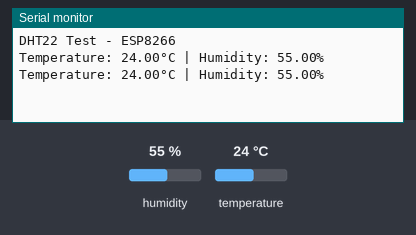
A sketch run on a simulated Arduino Uno, built with avr-gcc and run on an emulated ATmega328P. On the bench: the last lines printed to the serial monitor. The test bench sets the inputs (shaded band); at power-on: humidity 55 %, temperature 24 °C.

Above: at 2.8 s.
2.9 s: humidity set to 22 %
At 5.2 s:
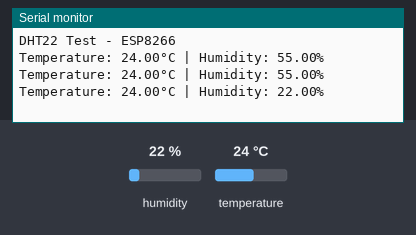
5.6 s: temperature set to 12 °C
At 7.2 s:
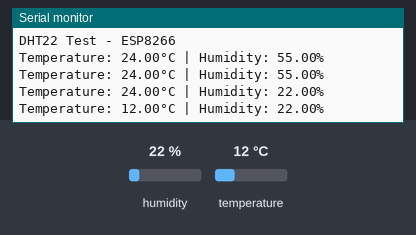
8.3 s: humidity set to 40 %
At 10.7 s:
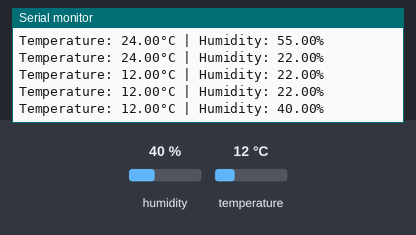
Timing chart, 0 to 12.2 s (numbered marks = the images above; inputs shaded):
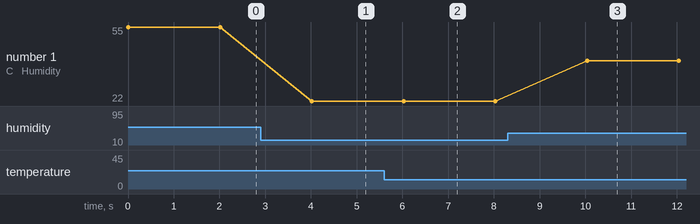

Measured:
- after the input at 2.9 s, the serial monitor: prints a new line after 1.1 s (image 1)
- after the input at 5.6 s, the serial monitor: prints a new line after 0.43 s (image 2)
- after the input at 8.3 s, the serial monitor: prints a new line after 1.7 s (image 3)
- plotted number 1: 22 → 40 after the input at 8.3 s

The sketch:

DHT22_test.ino
```cpp
#include <Adafruit_Sensor.h>
#include <DHT.h>

#define DHTPIN 2      // DHT22 data pin (GPIO2 on ESP8266) D4
#define DHTTYPE DHT22  // Define sensor type

DHT dht(DHTPIN, DHTTYPE);  // Initialize DHT sensor

void setup() {
    Serial.begin(115200);
    Serial.println("DHT22 Test - ESP8266");
    dht.begin();  // Start the sensor
}

void loop() {
    // Read temperature & humidity
    float temperature = dht.readTemperature(); // Celsius
    float humidity = dht.readHumidity();

    // Check if the readings are valid
    if (isnan(temperature) || isnan(humidity)) {
        Serial.println("Failed to read from DHT22 sensor!");
    } else {
        Serial.print("Temperature: ");
        Serial.print(temperature);
        Serial.print("°C | Humidity: ");
        Serial.print(humidity);
        Serial.println("%");
    }

    delay(2000); // Wait 2 seconds before next reading
}
```
